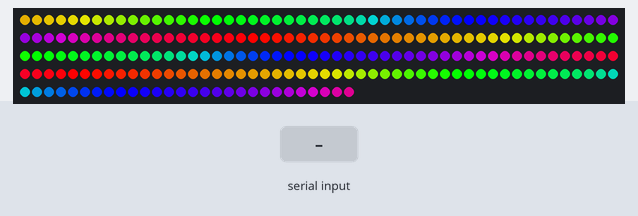
This sketch was run on a simulated Arduino Uno, built with avr-gcc and run on an emulated ATmega328P. Shown: 228 RGB LEDs in strip order, left to right, continuing on the next row. The test bench sets the inputs (shaded band). Dim RGB values are drawn brighter than linear.

Above: at 1.2 s.
1.3 s: "U" received over Serial
At 8.32 s:
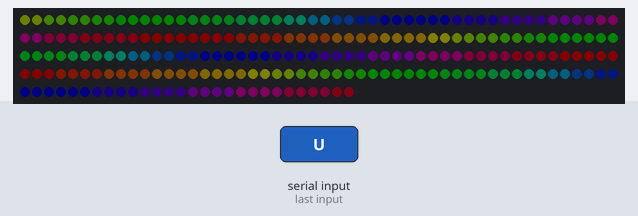
At 8.8 s:
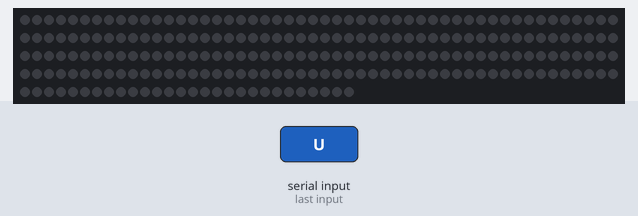
Timing chart, 0 to 10.3 s (numbered marks = the images above; inputs shaded):
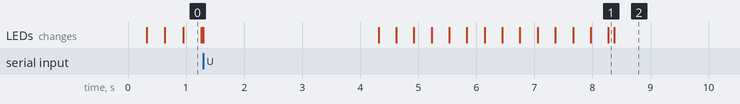

The sketch:

adrilight.ino
```cpp
#include "FastLED.h"

#define NUM_LEDS (2*73+2*41)
#define LED_DATA_PIN 3
#define BRIGHTNESS 255 //range is 0..255 with 255 beeing the MAX brightness

// --------------------------------------------------------------------------------------------
// NO CHANGE REQUIRED BELOW THIS LINE
// --------------------------------------------------------------------------------------------

#define UPDATES_PER_SECOND 60
#define TIMEOUT 3000
#define MODE_ANIMATION 0
#define MODE_AMBILIGHT 1
#define MODE_BLACK 2
uint8_t mode = MODE_ANIMATION;

uint8_t currentBrightness = BRIGHTNESS;
byte MESSAGE_PREAMBLE[] = { 0x00, 0x01, 0x02, 0x03, 0x04, 0x05, 0x06, 0x07, 0x08, 0x09 };
uint8_t PREAMBLE_LENGTH = 10;
uint8_t current_preamble_position = 0;

unsigned long last_serial_available = -1L;

CRGB leds[NUM_LEDS];
CRGB ledsTemp[NUM_LEDS];
byte buffer[3];

// Filler animation attributes
CRGBPalette16 currentPalette = RainbowColors_p;
TBlendType    currentBlending = LINEARBLEND;
uint8_t startIndex = 0;

void setup()
{
  Serial.begin(1000000);
  FastLED.clear(true);
  FastLED.addLeds<WS2812B, LED_DATA_PIN, GRB>(leds, NUM_LEDS);
  FastLED.setBrightness(currentBrightness);
  FastLED.setDither(0);
}

void loop()
{
  switch (mode) {
    case MODE_ANIMATION:
      fillLEDsFromPaletteColors();
      break;

    case MODE_AMBILIGHT:
      processIncomingData();
      break;

    case MODE_BLACK:
      showBlack();
      break;
  }
}
void processIncomingData()
{
  if (waitForPreamble(TIMEOUT))
  {
    for (int ledNum = 0; ledNum < NUM_LEDS+1; ledNum++)
    {
      //we always have to read 3 bytes (RGB!)
      //if it is less, we ignore this frame and wait for the next preamble
      if (Serial.readBytes((char*)buffer, 3) < 3) return;


      if(ledNum < NUM_LEDS)
      {
        byte blue = buffer[0];
        byte green = buffer[1];
        byte red = buffer[2];
        ledsTemp[ledNum] = CRGB(red, green, blue);
      }
      else if (ledNum == NUM_LEDS)
      {
        //this must be the "postamble"
        //this last "color" is actually a closing preamble
        //if the postamble does not match the expected values, the colors will not be shown
        if(buffer[0] == 85 && buffer[1] == 204 && buffer[2] == 165) {
          //the preamble is correct, update the leds!

          // TODO: can we flip the used buffer instead of copying the data?
          for (int ledNum = 0; ledNum < NUM_LEDS; ledNum++)
          {
            leds[ledNum]=ledsTemp[ledNum];
          }

          if (currentBrightness < BRIGHTNESS)
          {
            currentBrightness++;
            FastLED.setBrightness(currentBrightness);
          }

          //send LED data to actual LEDs
          FastLED.show();
        }
      }
    }
  }
  else
  {
    //if we get here, there must have been data before(so the user already knows, it works!)
    //simply go to black!
    mode = MODE_BLACK;
  }
}

bool waitForPreamble(int timeout)
{
  last_serial_available = millis();
  current_preamble_position = 0;
  while (current_preamble_position < PREAMBLE_LENGTH)
  {
    if (Serial.available() > 0)
    {
      last_serial_available = millis();

      if (Serial.read() == MESSAGE_PREAMBLE[current_preamble_position])
      {
        current_preamble_position++;
      }
      else
      {
        current_preamble_position = 0;
      }
    }

    if (millis() - last_serial_available > timeout)
    {
      return false;
    }
  }
  return true;
}

void fillLEDsFromPaletteColors()
{
  startIndex++;

  uint8_t colorIndex = startIndex;
  for ( int i = 0; i < NUM_LEDS; i++) {
    leds[i] = ColorFromPalette(currentPalette, colorIndex, BRIGHTNESS, currentBlending);
    colorIndex += 3;
  }

  FastLED.delay(1000 / UPDATES_PER_SECOND);

  if (Serial.available() > 0)
  {
    mode = MODE_AMBILIGHT;
  }
}

void showBlack()
{
  if (currentBrightness > 0)
  {
    currentBrightness--;
    FastLED.setBrightness(currentBrightness);
  }

  FastLED.delay(1000 / UPDATES_PER_SECOND);

  if (Serial.available() > 0)
  {
    mode = MODE_AMBILIGHT;
  }
}
```
